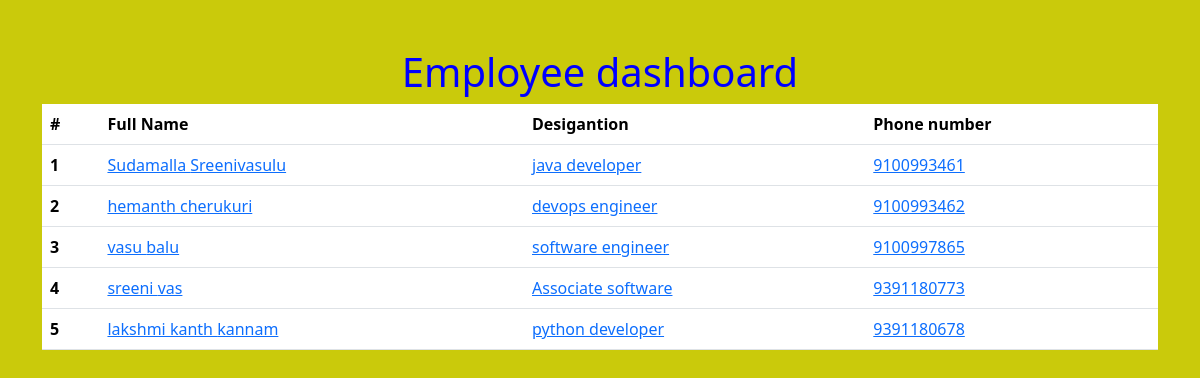
The page / on the database its author committed.
### employee/models.py (models this page shows, shortened)
class employee(models.Model):
    first_name=models.CharField(max_length=100)
    last_name=models.CharField(max_length=100)
    photo=models.ImageField(upload_to='images')
    desigantion= models.CharField(max_length=100)
    email_address=models.EmailField(max_length=100,unique=True)
    phone_number=models.CharField(max_length=13,blank=True)
    created_at=models.DateTimeField(auto_now_add=True)
    updated_at=models.DateTimeField(auto_now=True)

### myproject/views.py (the view)
# urls.py: 2. Add a URL to urlpatterns:  path('', views.home, name='home')
def home(request):
    employees = employee.objects.all()
    context = {
        'employees': employees,
    }
    return render(request,'home.html',context)

### templates/home.html (shortened to what this page needs)
{% load static %}
<!DOCTYPE html>
<html>
<head>
<link href="https://cdn.jsdelivr.net/npm/bootstrap@5.3.8/dist/css/bootstrap.min.css" rel="stylesheet">
<link rel="stylesheet" href="{% static 'css/style.css' %}">
</head>
<body>
<div class="container pt-5">
<center><h1 style="color:blue;">Employee dashboard</h1></center>
<table class="table" style="background-color:green;">
  <thead>
    <tr>
      <th scope="col">#</th>
      <th scope="col">Full Name</th>
      <th scope="col">Desigantion</th>
      <th scope="col">Phone number</th>
    </tr>
  </thead>
  <tbody>
    {% for emp in employees %}
    <tr>
      <th>{{forloop.counter}}</th>
      <td><a href="{% url 'Employee_detail' emp.id %}">{{ emp.first_name }} {{ emp.last_name }}</td>
      <td><a href="{% url 'Employee_detail' emp.id %}">{{ emp.desigantion }}</td>
      <td><a href="{% url 'Employee_detail' emp.id %}">{{ emp.phone_number }}</td>
    </tr>
    {% endfor %}
  </tbody>
</table>
</div>
</body>
</html>

### myproject/static/css/style.css (style rules this page uses)
body { background-color: rgb(202, 202, 11); }

### rows shown on the page
employee: first_name "Sudamalla", last_name "Sreenivasulu", desigantion "java developer", phone_number "9100993461"
employee: first_name "hemanth", last_name "cherukuri", desigantion "devops engineer", phone_number "9100993462"
employee: first_name "vasu", last_name "balu", desigantion "software engineer", phone_number "9100997865"
employee: first_name "sreeni", last_name "vas", desigantion "Associate software", phone_number "9391180773"
employee: first_name "lakshmi kanth", last_name "kannam", desigantion "python developer", phone_number "9391180678"
